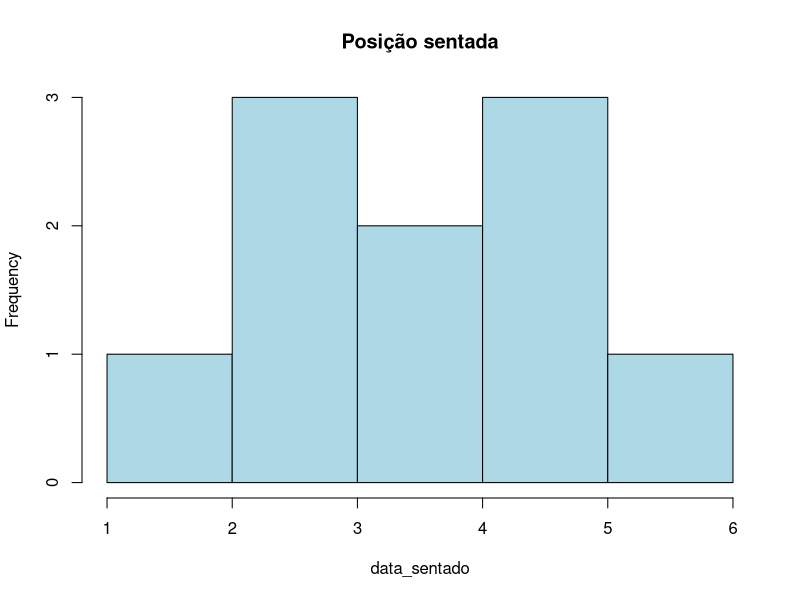
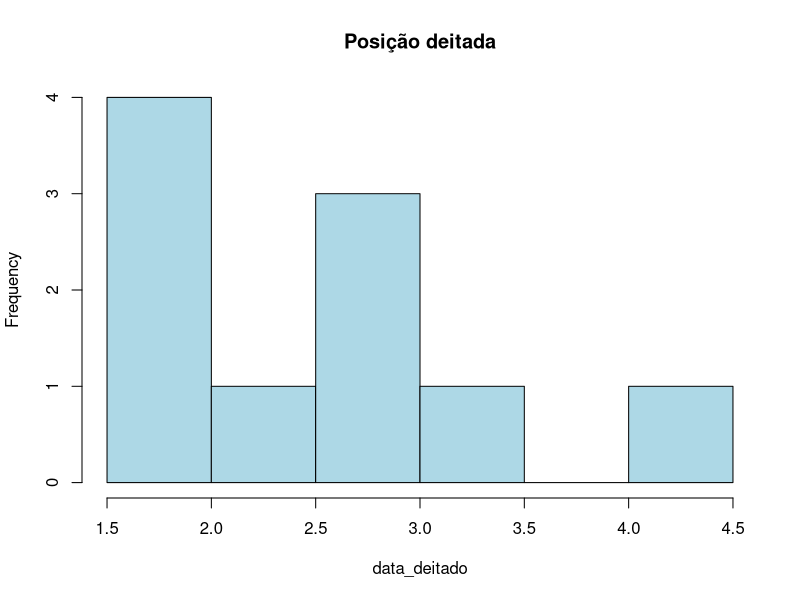

These charts were generated, in order, by the following R code:
# 1
data_sentado <- c(2.96, 4.65, 3.27, 2.50, 2.59, 5.97, 1.74, 3.51, 4.37, 4.02)
data_deitado <- c(1.97, 3.05, 2.29, 1.68, 1.58, 4.43, 1.53, 2.81, 2.70, 2.70)

# 1. a

hist(data_sentado, col = "lightblue", main = "Posição sentada")
hist(data_deitado, col = "lightblue", main = "Posição deitada")

# 1. b
media_sentado <- mean(data_sentado)
mediana_sentado <- median(data_sentado)
dp_sentado <- sd(data_sentado)

media_deitado <- mean(data_deitado)
mediana_deitado <- median(data_deitado)
dp_deitado <- sd(data_deitado)

# 1. c
# H0: não há diferença entre as medidas
# HA: há diferença entre as medidas
# nível de significância de 5%

qt(0.95, min((length(data_sentado) - 1), (length(data_deitado) - 1)))
          
t <- abs(media_deitado - media_sentado) / sqrt((dp_sentado ^ 2 / length(data_sentado)) + (dp_deitado ^ 2 / length(data_deitado)))

# como t > qt(); podemos rejeitar a hipótese nula